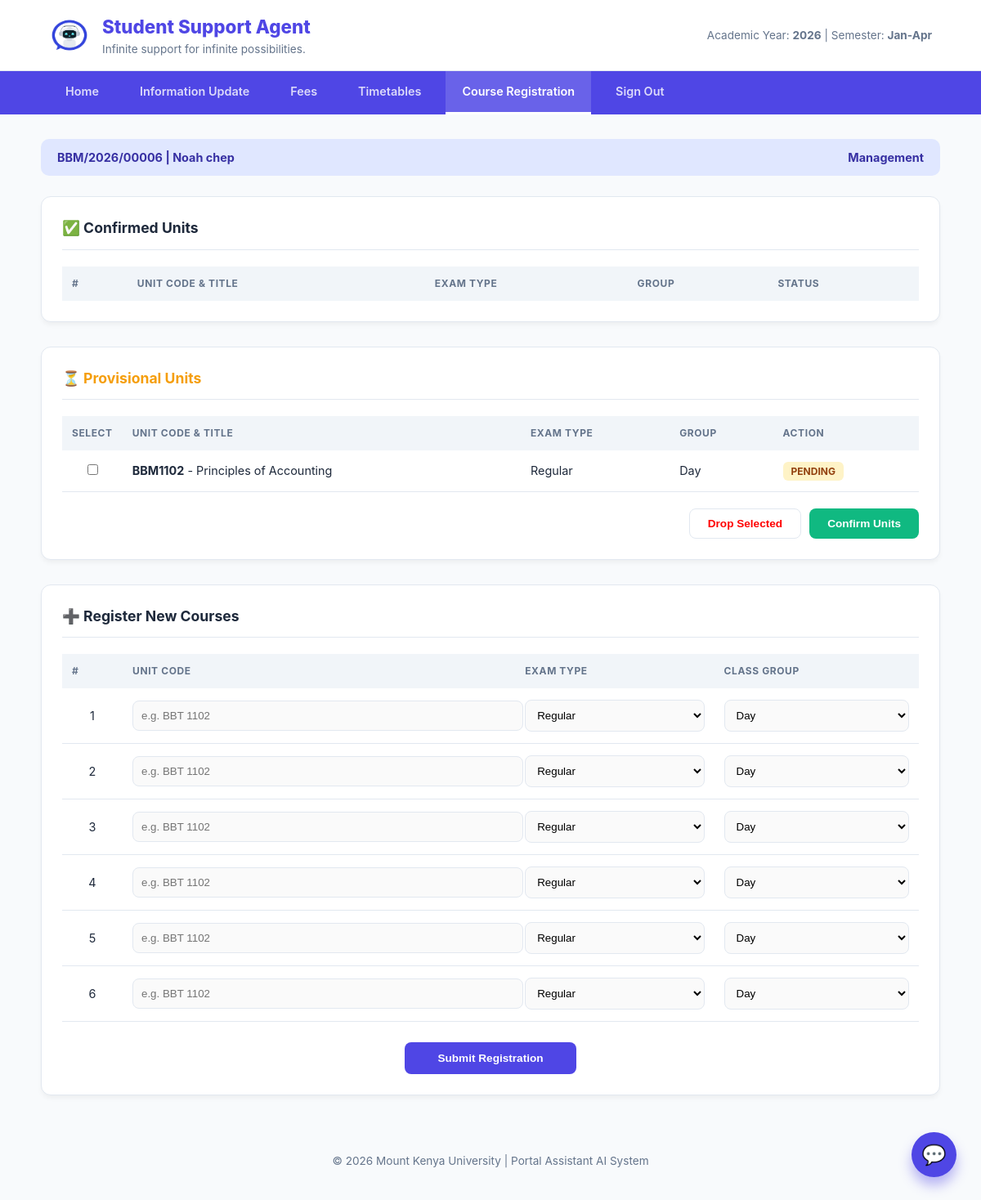
The app's page /Student/regisration.php (signed in) with its own data.
### tables this page shows
CREATE TABLE `users` (
  `id` int(11) NOT NULL,
  `full_name` varchar(100) NOT NULL,
  `reg_number` varchar(50) NOT NULL,
  `email` varchar(100) NOT NULL,
  `password` varchar(255) NOT NULL,
  `password_changed` tinyint(1) NOT NULL DEFAULT 0,
  `role` enum('student','admin','lecturer') NOT NULL DEFAULT 'student',
  `department` varchar(100) NOT NULL,
  `phone` varchar(20) DEFAULT NULL,
  `created_at` timestamp NOT NULL DEFAULT current_timestamp(),
  `survey_done` tinyint(1) DEFAULT 0,
  `reset_token` varchar(255) DEFAULT NULL,
  `reset_expires` datetime DEFAULT NULL
);

CREATE TABLE `registered_courses` (
  `id` int(11) NOT NULL,
  `student_reg_no` varchar(30) NOT NULL,
  `unit_code` varchar(20) NOT NULL,
  `department` varchar(100) DEFAULT NULL,
  `exam_type` varchar(30) NOT NULL,
  `class_group` varchar(20) NOT NULL,
  `semester` varchar(20) NOT NULL,
  `academic_year` varchar(10) NOT NULL,
  `status` enum('Provisional','Confirmed') DEFAULT 'Provisional',
  `registered_at` timestamp NOT NULL DEFAULT current_timestamp()
);

CREATE TABLE `timetable` (
  `id` int(11) NOT NULL,
  `unit_code` varchar(20) DEFAULT NULL,
  `course_title` varchar(100) DEFAULT NULL,
  `department` varchar(50) DEFAULT NULL,
  `time_from` varchar(10) DEFAULT NULL,
  `time_to` varchar(10) DEFAULT NULL,
  `day_of_week` enum('Monday','Tuesday','Wednesday','Thursday','Friday','Saturday','Sunday') DEFAULT NULL,
  `venue` varchar(50) DEFAULT NULL,
  `unit_group` varchar(20) DEFAULT NULL,
  `lecturer` varchar(50) DEFAULT NULL,
  `exam_date` date DEFAULT NULL,
  `semester` enum('1','2','3') NOT NULL,
  `year_level` enum('First Year','Second Year','Third Year','Fourth Year') NOT NULL,
  `academic_year` year(4) NOT NULL,
  `created_at` timestamp NOT NULL DEFAULT current_timestamp()
);

### Student/regisration.php (the view, shortened to what this page needs)
<?php
$conn = mysqli_connect("localhost", "root", "", "Portal-Asisstant-AI");
$student_reg_no = $_SESSION['reg_number'] ?? '';
$reg_number = $student_reg_no;
$user_id = $_SESSION['user_id'];
$user_query = mysqli_query($conn, "SELECT full_name, department FROM users WHERE id = '$user_id'");
$user_data = mysqli_fetch_assoc($user_query);
$student_name = $user_data['full_name'] ?? 'Unknown Student';
$student_dept = $user_data['department'] ?? 'General';
$provisional = mysqli_query($conn, "SELECT rc.*, t.course_title FROM registered_courses rc JOIN timetable t ON rc.unit_code = t.unit_code WHERE rc.student_reg_no = '$student_reg_no' AND (rc.status = 'Provisional' OR rc.status IS NULL OR rc.status = '')");
?>
<!DOCTYPE html>
<html lang="en">
<head>
</head>
<body>
<header>
    <div class="branding">
        <img src="../Images/logo.jpg" class="logoimg" alt="Logo">
        <div>
            <h1>Student Support Agent</h1>
            <small>Infinite support for infinite possibilities.</small>
        </div>
    </div>
    <div style="font-size: 0.85rem; color: var(--text-light);">
        Academic Year: <strong>2026</strong> | Semester: <strong>Jan-Apr</strong>
    </div>
</header>
<nav>
    <a href="Home.php">Home</a>
    <a href="personal_information.php">Information Update</a>
    <a href="#">Fees</a>
    <a href="teaching_timetable.php">Timetables</a>
    <a href="#" class="active">Course Registration</a>
    <a href="#">Sign Out</a>
</nav>
<div class="container">
   <div class="student-strip">
    <span><?php echo htmlspecialchars($reg_number); ?> | <?php echo htmlspecialchars($student_name); ?></span>
    <span><?php echo htmlspecialchars($student_dept); ?></span>
</div>
    <div class="card">
        <div class="card-title">✅ Confirmed Units</div>
        <table>
            <thead>
                <tr><th>#</th><th>Unit Code & Title</th><th>Exam Type</th><th>Group</th><th>Status</th></tr>
            </thead>
        </table>
    </div>
    <form action="" method="POST">
    <div class="card">
        <div class="card-title" style="color: var(--warning);">⏳ Provisional Units</div>
        <table>
            <thead>
                <tr><th width="40">Select</th><th>Unit Code & Title</th><th>Exam Type</th><th>Group</th><th>Action</th></tr>
            </thead>
            <tbody>
                <?php while($row = mysqli_fetch_assoc($provisional)): ?>
                    <tr>
                        <td align="center"><input type="checkbox" name="selected_units[]" value="<?php echo $row['unit_code']; ?>"></td>
                        <td><strong><?php echo $row['unit_code']; ?></strong> - <?php echo $row['course_title']; ?></td>
                        <td><?php echo $row['exam_type']; ?></td>
                        <td><?php echo $row['class_group']; ?></td>
                        <td><span class="badge bg-warning">Pending</span></td>
                    </tr>
                <?php endwhile; ?>
            </tbody>
        </table>
        <div style="margin-top: 20px; display: flex; justify-content: flex-end; gap: 10px;">
            <button type="submit" name="btn_drop_action" class="btn btn-outline" style="color:red;">Drop Selected</button>
            <button type="submit" name="btn_confirm_action" class="btn btn-success">Confirm Units</button>
        </div>
    </div>
    </form>
    <div class="card">
        <div class="card-title">➕ Register New Courses</div>
        <form action="" method="POST">
            <table>
                <thead>
                    <tr><th width="50">#</th><th>Unit Code</th><th>Exam Type</th><th>Class Group</th></tr>
                </thead>
                <tbody>
                    <?php for($k=1; $k<=6; $k++): ?>
                        <tr>
                            <td align="center"><?php echo $k; ?></td>
                            <td><input type="text" name="courseCode<?php echo $k; ?>" placeholder="e.g. BBT 1102"></td>
                            <td>
                                <select name="examType<?php echo $k; ?>">
                                    <option>Regular</option><option>Retake</option>
                                </select>
                            </td>
                            <td>
                                <select name="classCode<?php echo $k; ?>">
                                    <option>Day</option><option>Evening</option>
                                </select>
                            </td>
                        </tr>
                    <?php endfor; ?>
                </tbody>
            </table>
            <div style="text-align: center; margin-top: 25px;">
                <button type="submit" class="btn btn-primary" style="padding: 12px 40px;">Submit Registration</button>
            </div>
        </form>
    </div>
</div>
<div id="chat-fab" onclick="toggleChat()">💬</div>
<footer>
    &copy; 2026 Mount Kenya University | Portal Assistant AI System
</footer>
</body>
</html>

### Student/regisration.php (style rules this page uses)
:root { --primary: #4f46e5; --primary-dark: #3730a3; --bg: #f8fafc; --white: #ffffff; --text-main: #1e293b; --text-light: #64748b; --border: #e2e8f0; --success: #10b981; --warning: #f59e0b; }
body { font-family: 'Inter', system-ui, -apple-system, sans-serif; background: var(--bg); color: var(--text-main); margin: 0; line-height: 1.5; }
header { background: var(--white); border-bottom: 1px solid var(--border); padding: 1rem 5%; display: flex; align-items: center; justify-content: space-between; }
.branding { display: flex; align-items: center; gap: 15px; }
.logoimg { height: 50px; border-radius: 8px; }
.branding h1 { margin: 0; font-size: 1.4rem; color: var(--primary); font-weight: 800; }
.branding small { color: var(--text-light); display: block; font-size: 0.85rem; }
nav { background: var(--primary); padding: 0 5%; display: flex; gap: 10px; }
nav a { color: rgba(255,255,255,0.8); text-decoration: none; padding: 14px 20px; font-size: 0.9rem; font-weight: 600; transition: 0.3s; border-bottom: 3px solid transparent; }
nav a.active { color: white; border-bottom: 3px solid white; background: rgba(255,255,255,0.15); }
.container { max-width: 1100px; margin: 30px auto; padding: 0 20px; }
.student-strip { background: #e0e7ff; padding: 12px 20px; border-radius: 10px; margin-bottom: 25px; display: flex; justify-content: space-between; align-items: center; color: var(--primary-dark); font-weight: 700; font-size: 0.9rem; }
.card { background: var(--white); border-radius: 12px; box-shadow: 0 4px 6px -1px rgba(0,0,0,0.05); padding: 25px; margin-bottom: 30px; border: 1px solid var(--border); }
.card-title { font-size: 1.1rem; font-weight: 700; margin-bottom: 20px; color: var(--text-main); display: flex; align-items: center; gap: 10px; border-bottom: 1px solid var(--border); padding-bottom: 12px; }
table { width: 100%; border-collapse: collapse; }
th { text-align: left; background: #f1f5f9; padding: 12px; font-size: 0.75rem; text-transform: uppercase; letter-spacing: 0.05em; color: var(--text-light); }
td { padding: 14px 12px; border-bottom: 1px solid var(--border); font-size: 0.9rem; }
.btn { padding: 10px 22px; border-radius: 8px; border: none; cursor: pointer; font-weight: 600; font-size: 0.85rem; transition: 0.2s; display: inline-flex; align-items: center; justify-content: center; }
.btn-primary { background: var(--primary); color: white; }
.btn-success { background: var(--success); color: white; }
.btn-outline { background: transparent; border: 1px solid var(--border); color: var(--text-main); }
input[type="text"], select { width: 100%; padding: 10px; border: 1px solid var(--border); border-radius: 8px; background: #fafafa; }
.badge { padding: 4px 10px; border-radius: 6px; font-size: 0.75rem; font-weight: 700; text-transform: uppercase; }
.bg-warning { background: #fef3c7; color: #92400e; }
#chat-fab { position: fixed; bottom: 30px; right: 30px; background: var(--primary); color: white; width: 55px; height: 55px; border-radius: 50%; display: flex; align-items: center; justify-content: center; cursor: pointer; box-shadow: 0 10px 15px rgba(79, 70, 229, 0.4); z-index: 100; font-size: 1.5rem; transition: 0.3s; }
footer { text-align: center; padding: 40px; color: var(--text-light); font-size: 0.85rem; }

### records on screen
users: full_name "Noah chep", department "Management"
registered_courses: unit_code "BBM1102", timetable.course_title "Principles of Accounting", exam_type "Regular", class_group "Day"

### other values on screen
$reg_number "BBM/2026/00006"
